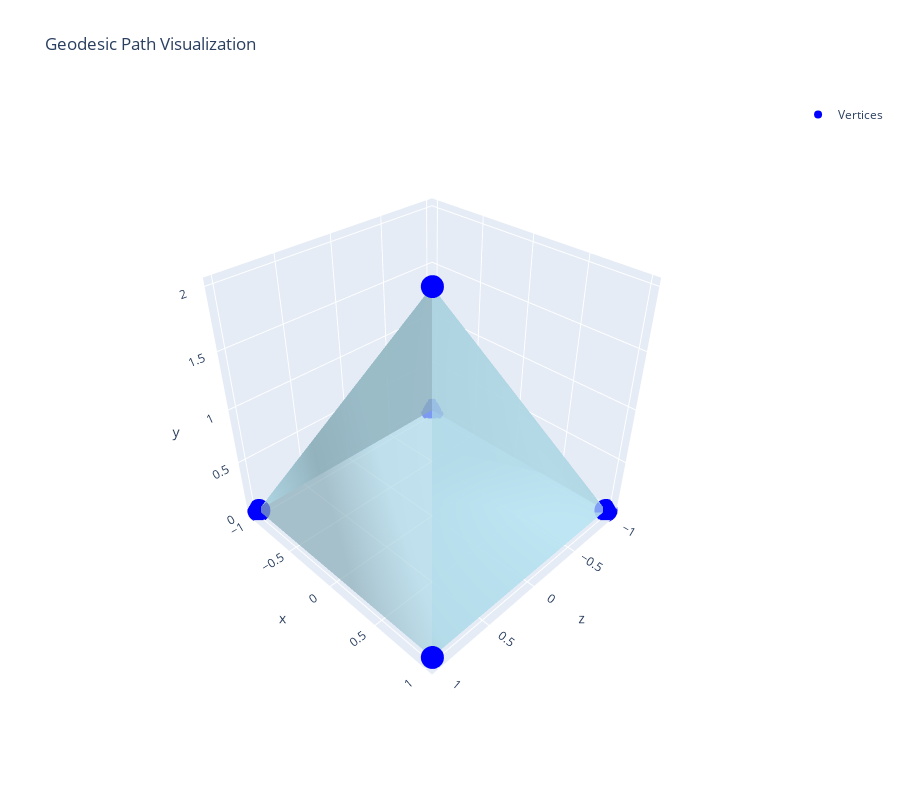
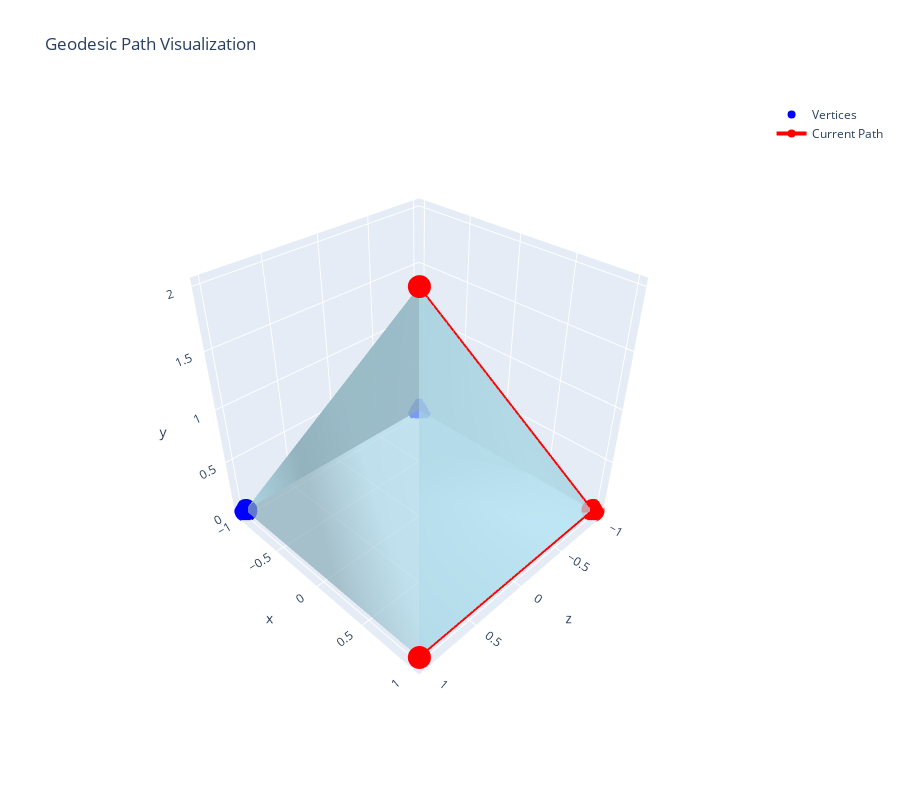

Here is the notebook cell these charts were saved with, in order:
### Code cell
vis, fig = create_interactive_visualization()

### Figure 1 — Plotly figure (JSON) as saved in the notebook; plotly's stock layout.template omitted (floating-point values rounded to 4 significant figures)
{"data": [{"color": "lightblue", "i": [0, 0, 0, 0, 1], "j": [1, 2, 3, 4, 2], "k": [2, 3, 4, 1, 3], "name": "Surface", "opacity": 0.7, "type": "mesh3d", "x": [0, -1, 1, 1, -1], "y": [2, 0, 0, 0, 0], "z": [0, -1, -1, 1, 1]}, {"marker": {"color": "blue", "size": 8}, "mode": "markers", "name": "Vertices", "type": "scatter3d", "x": [0, -1, 1, 1, -1], "y": [2, 0, 0, 0, 0], "z": [0, -1, -1, 1, 1]}], "layout": {"height": 800, "scene": {"aspectmode": "data", "camera": {"center": {"x": 0, "y": 0, "z": 0}, "eye": {"x": 1.5, "y": 1.5, "z": 1.5}, "up": {"x": 0, "y": 1, "z": 0}}}, "showlegend": true, "title": {"text": "Geodesic Path Visualization"}}}

### Figure 2 — Plotly figure (JSON) as saved in the notebook; plotly's stock layout.template omitted (floating-point values rounded to 4 significant figures)
{"data": [{"color": "lightblue", "i": [0, 0, 0, 0, 1], "j": [1, 2, 3, 4, 2], "k": [2, 3, 4, 1, 3], "name": "Surface", "opacity": 0.7, "type": "mesh3d", "x": [0, -1, 1, 1, -1], "y": [2, 0, 0, 0, 0], "z": [0, -1, -1, 1, 1]}, {"marker": {"color": "blue", "size": 8}, "mode": "markers", "name": "Vertices", "type": "scatter3d", "x": [0, -1, 1, 1, -1], "y": [2, 0, 0, 0, 0], "z": [0, -1, -1, 1, 1]}, {"line": {"color": "red", "width": 4}, "marker": {"color": "red", "size": 8}, "mode": "lines+markers", "name": "Current Path", "type": "scatter3d", "x": [0, 1, 1], "y": [2, 0, 0], "z": [0, -1, 1]}], "layout": {"height": 800, "scene": {"aspectmode": "data", "camera": {"center": {"x": 0, "y": 0, "z": 0}, "eye": {"x": 1.5, "y": 1.5, "z": 1.5}, "up": {"x": 0, "y": 1, "z": 0}}}, "showlegend": true, "title": {"text": "Geodesic Path Visualization"}}}
